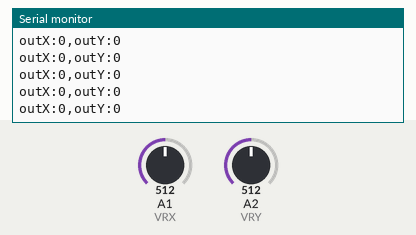
This sketch was run on a simulated Arduino Uno, built with avr-gcc and run on an emulated ATmega328P. Parts: the last lines printed to the serial monitor. The inputs (shaded band) are chosen by the test bench; at power-on: A2 (VRY) = 512, A1 (VRX) = 512.

Above: at 1.2 s.
1.3 s: A2 (VRY) set to 530
4.3 s: A2 (VRY) set to 562
At 4.8 s:
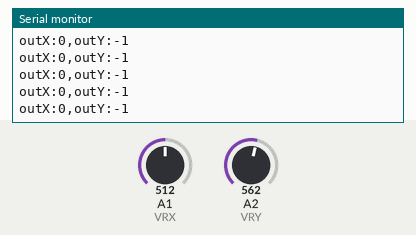
7.3 s: A1 (VRX) set to 497
At 8.1 s:
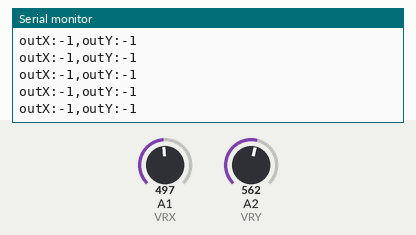
10.3 s: A1 (VRX) set to 219
At 11.2 s:
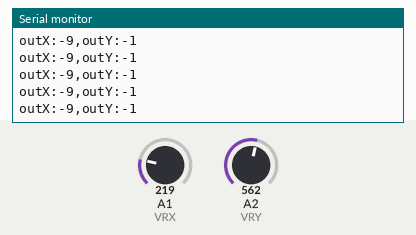
11.8 s: A1 (VRX) set to 193
At 12.5 s:
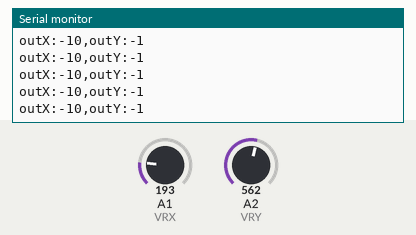
Timing chart, 0 to 14.8 s (numbered marks = the images above; inputs shaded):
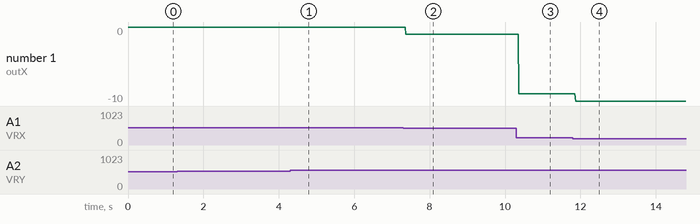

Measured:
- after the input at 4.3 s, the serial monitor: prints a new line after 0.07 s (image 1)
- after the input at 7.3 s, the serial monitor: prints a new line after 0.06 s (image 2)
- after the input at 10.3 s, the serial monitor: prints a new line after 0.07 s (image 3)
- after the input at 11.8 s, the serial monitor: prints a new line after 0.07 s (image 4)
- plotted number 1: -1 → -9 after the input at 10.3 s, -9 → -10 after the input at 11.8 s

The sketch:

ps2stick.ino
```cpp
#define VRX A1
#define VRY A2
#define SW 6
int startx,starty;
int jox, joy;
int outx, outy;
int loopdelay=10;
void setup() {
  pinMode(VRX, INPUT);
  pinMode(VRY, INPUT);
  pinMode(SW, INPUT);
  Serial.begin(9600);

  //得到摇杆在中位是的数值
  startx=analogRead(VRX);
  starty=analogRead(VRY);


}
void loop() {


  jox = analogRead(VRX);//读取x轴的数值，范围为0~1023
  joy = analogRead(VRY);//读取y轴的数值，范围为0~1023

  //x
  if (jox>startx)
  {
    outx=map(jox,startx,1023,0,15);
  }
  else
  {
    outx=map(jox,0,startx,-15,0);
  }
  //y
  if (joy>starty)
  {
    outy=map(joy,starty,1023,0,-15);
  }
  else
  {
    outy=map(joy,0,starty,15,0);
  }

  Serial.print("outX:");
  Serial.print(outx);
  Serial.print(",outY:");
  Serial.println(outy);

  delay(loopdelay);
}
```
